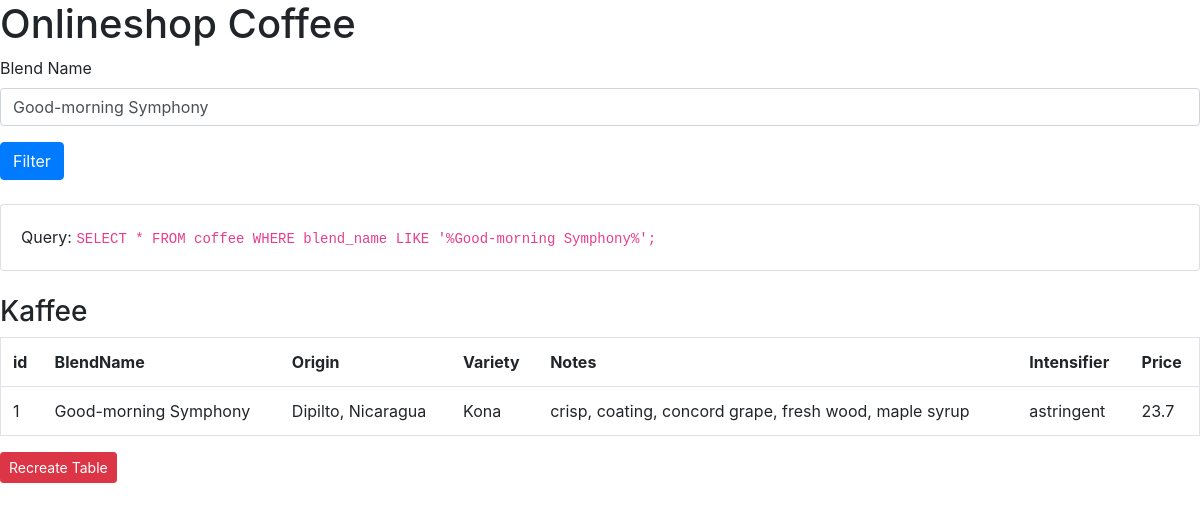
Page /index.php?blend=Good-morning Symphony on the committed database.
### tables this page shows
CREATE TABLE coffee (
  id SERIAL PRIMARY KEY,
  blend_name char(64),
  origin char(64),
  variety char(64),
  notes char(64),
  intensifier char(64),
  price float
);

### show_table.php (the view, shortened to what this page needs)
<?php
function show_table($blend_name)
{
  ?>
  <table class="table border">
    <tr>
      <th>id</th>
      <th>BlendName</th>
      <th>Origin</th>
      <th>Variety</th>
      <th>Notes</th>
      <th>Intensifier</th>
      <th>Price</th>
    </tr>
    <?php
      $query = "SELECT * FROM coffee WHERE blend_name LIKE '%". $blend_name . "%';";
    ?>
    <br>
    <div class="card">
      <div class="card-body">
        Query: <code>
          <?php
            echo($query);
          ?>
        </code>
      </div>
    </div>
    <br>
    <h3>Kaffee</h3>
    <?php
      $db = connectdb();
      $result = mysqli_multi_query($db, $query);
      if ($result) {
        $result = mysqli_use_result($db);
      }
      if ($result) {
        while ($coffee = mysqli_fetch_array($result, MYSQLI_ASSOC)) {
          echo ('<tr>');
          foreach ($coffee as $attr) {
            echo ('<td>' . $attr . '</td>');
          }
          echo ('</tr>');
        }
      } else {
        echo('ERROR: ' . mysqli_error($db));
      }
    ?>
  </table>
  <?php
}
?>

### rows in the picture
coffee: id "1", blend_name "Good-morning Symphony", origin "Dipilto, Nicaragua", variety "Kona", notes "crisp, coating, concord grape, fresh wood, maple syrup", intensifier "astringent", price "23.7"

### other values in the picture
$query "SELECT * FROM coffee WHERE blend_name LIKE '%Good-morning Symphony%';"
